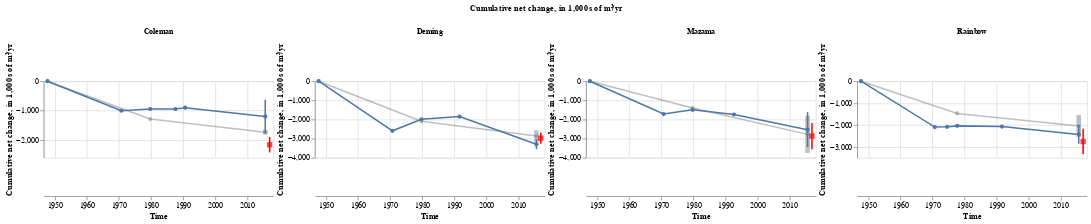

Notebook code cell kept with this figure:
### Code cell
cum_plot = alt.Chart().mark_line(point=True).encode(
    alt.X('end_time:T', title='Time'),
    alt.Y('cumulative volume:Q')
).transform_filter(
    (alt.datum.bounding == False) & (alt.datum.larger_area == False)
)

error_bars = alt.Chart().mark_bar(
    width=2
).encode(
    alt.X("end_time:T"),
    alt.Y("Lower CI", title=""),
    alt.Y2("Upper CI")
).transform_filter(
    (alt.datum.bounding == False) & (alt.datum.larger_area == False)
)

largerarea_cum_plot = alt.Chart().mark_line(
    point=alt.OverlayMarkDef(color="grey", opacity=0.5),
    color='grey',
    opacity=0.5
).encode(
    alt.X('end_time:T', title='Time'),
    alt.Y('cumulative volume:Q')
).transform_filter(
    (alt.datum.bounding == False) & (alt.datum.larger_area == True)
)

largerarea_error_bars = alt.Chart().mark_bar(
    width=6,
    color='grey',
    opacity=0.5
).encode(
    alt.X("end_time:T"),
    alt.Y("Lower CI", title="Cumulative net change, in 1,000s of m³/yr"),
    alt.Y2("Upper CI")
).transform_filter(
    (alt.datum.bounding == False) & (alt.datum.larger_area == True)
)

bounding_point = alt.Chart().mark_square(shape='triangle', color='red', size=50).encode(
    alt.X("end_time:T"),
    alt.Y("volume:Q"),
).transform_filter(
    (alt.datum.bounding == True) & (alt.datum.larger_area == False)
)

bounding_point_error_bars = alt.Chart().mark_bar(
    color="red",
    width=2
).encode(
    alt.X("end_time:T", title=""),
    alt.Y("Lower CI"),
    alt.Y2("Upper CI")
).transform_filter(
    (alt.datum.bounding == True) & (alt.datum.larger_area == False)
)

y_chart = alt.layer(
    largerarea_cum_plot,
    largerarea_error_bars,
    bounding_point,
    bounding_point_error_bars,
    cum_plot,
    error_bars,
    data=cum_and_bounding_cum_w_largerarea_df.drop(columns='index')
).properties(
    width=300, height=100
).facet(
    column=alt.Column(
        'valley:N', 
        header=alt.Header(
            labelOrient='top',
            labelFontWeight="bold",
            # labelPadding=-10
        ),
        title="Cumulative net change, in 1,000s of m³/yr",  
        
    ),
    spacing=1
).resolve_scale(
    y='independent'
)

y_chart

### Figure 1 — Vega-Lite specification as saved in the notebook (floating-point values rounded to 4 significant figures)
{"config": {"view": {"continuousWidth": 400, "continuousHeight": 300}}, "data": {"name": "data-8c6671533a30ed41e30dd6baa8198efa"}, "facet": {"column": {"field": "valley", "header": {"labelFontWeight": "bold", "labelOrient": "top"}, "title": "Cumulative net change, in 1,000s of m³/yr", "type": "nominal"}}, "spec": {"layer": [{"mark": {"type": "line", "color": "grey", "opacity": 0.5, "point": {"color": "grey", "opacity": 0.5}}, "encoding": {"x": {"field": "end_time", "title": "Time", "type": "temporal"}, "y": {"field": "cumulative volume", "type": "quantitative"}}, "transform": [{"filter": "((datum.bounding === false) && (datum.larger_area === true))"}]}, {"mark": {"type": "bar", "color": "grey", "opacity": 0.5, "width": 6}, "encoding": {"x": {"field": "end_time", "type": "temporal"}, "y": {"field": "Lower CI", "title": "Cumulative net change, in 1,000s of m³/yr", "type": "quantitative"}, "y2": {"field": "Upper CI"}}, "transform": [{"filter": "((datum.bounding === false) && (datum.larger_area === true))"}]}, {"mark": {"type": "square", "color": "red", "shape": "triangle", "size": 50}, "encoding": {"x": {"field": "end_time", "type": "temporal"}, "y": {"field": "volume", "type": "quantitative"}}, "transform": [{"filter": "((datum.bounding === true) && (datum.larger_area === false))"}]}, {"mark": {"type": "bar", "color": "red", "width": 2}, "encoding": {"x": {"field": "end_time", "title": "", "type": "temporal"}, "y": {"field": "Lower CI", "type": "quantitative"}, "y2": {"field": "Upper CI"}}, "transform": [{"filter": "((datum.bounding === true) && (datum.larger_area === false))"}]}, {"mark": {"type": "line", "point": true}, "encoding": {"x": {"field": "end_time", "title": "Time", "type": "temporal"}, "y": {"field": "cumulative volume", "type": "quantitative"}}, "transform": [{"filter": "((datum.bounding === false) && (datum.larger_area === false))"}]}, {"mark": {"type": "bar", "width": 2}, "encoding": {"x": {"field": "end_time", "type": "temporal"}, "y": {"field": "Lower CI", "title": "", "type": "quantitative"}, "y2": {"field": "Upper CI"}}, "transform": [{"filter": "((datum.bounding === false) && (datum.larger_area === false))"}]}], "height": 100, "width": 300}, "resolve": {"scale": {"y": "independent"}}, "spacing": 1, "$schema": "https://vega.github.io/schema/vega-lite/v4.17.0.json", "datasets": {"data-8c6671533a30ed41e30dd6baa8198efa": [{"dh": -3.932, "area": 548800.0, "volume": -2157.0, "n_pixels": 137200.0, "volumetric_uncertainty": 260900.0, "start_time": "1947-09-14T00:00:00", "end_time": "2017-01-13T00:00:00", "time_difference_years": 68.0, "Annual Mass Wasted": -31730.0, "Upper CI": -1896.0, "Lower CI": -2418.0, "Average Date": "1981-09-07T00:00:00", "cumulative volume": -2157.0, "valley": "Coleman", "bounding": true, "larger_area": false}, {"dh": null, "area": null, "volume": null, "n_pixels": null, "volumetric_uncertainty": 0.0, "start_time": "", "end_time": "1949-01-26T00:00:00", "time_difference_years": null, "Annual Mass Wasted": null, "Upper CI": null, "Lower CI": null, "Average Date": "", "cumulative volume": 0.0, "valley": "Coleman", "bounding": true, "larger_area": false}, {"dh": -6.994, "area": 425400.0, "volume": -2976.0, "n_pixels": 106400.0, "volumetric_uncertainty": 296300.0, "start_time": "1947-09-14T00:00:00", "end_time": "2017-01-13T00:00:00", "time_difference_years": 68.0, "Annual Mass Wasted": -43760.0, "Upper CI": -2679.0, "Lower CI": -3272.0, "Average Date": "1981-09-07T00:00:00", "cumulative volume": -2976.0, "valley": "Deming", "bounding": true, "larger_area": false}, {"dh": null, "area": null, "volume": null, "n_pixels": null, "volumetric_uncertainty": 0.0, "start_time": "", "end_time": "1949-01-26T00:00:00", "time_difference_years": null, "Annual Mass Wasted": null, "Upper CI": null, "Lower CI": null, "Average Date": "", "cumulative volume": 0.0, "valley": "Deming", "bounding": true, "larger_area": false}, {"dh": -3.571, "area": 801700.0, "volume": -2863.0, "n_pixels": 200400.0, "volumetric_uncertainty": 685500.0, "start_time": "1947-09-14T00:00:00", "end_time": "2017-01-13T00:00:00", "time_difference_years": 68.0, "Annual Mass Wasted": -42100.0, "Upper CI": -2177.0, "Lower CI": -3548.0, "Average Date": "1981-09-07T00:00:00", "cumulative volume": -2863.0, "valley": "Mazama", "bounding": true, "larger_area": false}, {"dh": null, "area": null, "volume": null, "n_pixels": null, "volumetric_uncertainty": 0.0, "start_time": "", "end_time": "1949-01-26T00:00:00", "time_difference_years": null, "Annual Mass Wasted": null, "Upper CI": null, "Lower CI": null, "Average Date": "", "cumulative volume": 0.0, "valley": "Mazama", "bounding": true, "larger_area": false}, {"dh": -3.726, "area": 739900.0, "volume": -2757.0, "n_pixels": 185000.0, "volumetric_uncertainty": 580400.0, "start_time": "1947-09-14T00:00:00", "end_time": "2017-01-13T00:00:00", "time_difference_years": 68.0, "Annual Mass Wasted": -40540.0, "Upper CI": -2177.0, "Lower CI": -3337.0, "Average Date": "1981-09-07T00:00:00", "cumulative volume": -2757.0, "valley": "Rainbow", "bounding": true, "larger_area": false}, {"dh": null, "area": null, "volume": null, "n_pixels": null, "volumetric_uncertainty": 0.0, "start_time": "", "end_time": "1949-01-26T00:00:00", "time_difference_years": null, "Annual Mass Wasted": null, "Upper CI": null, "Lower CI": null, "Average Date": "", "cumulative volume": 0.0, "valley": "Rainbow", "bounding": true, "larger_area": false}, {"dh": -3.563, "area": 281400.0, "volume": -1003.0, "n_pixels": 70350.0, "volumetric_uncertainty": 290200.0, "start_time": "1947-09-14T00:00:00", "end_time": "1970-09-29T00:00:00", "time_difference_years": 23.0, "Annual Mass Wasted": -43590.0, "Upper CI": 0.0, "Lower CI": 0.0, "Average Date": "1959-03-23T00:00:00", "cumulative volume": -1003.0, "valley": "Coleman", "bounding": false, "larger_area": false}, {"dh": 0.2621, "area": 221900.0, "volume": 58.15, "n_pixels": 55460.0, "volumetric_uncertainty": 147700.0, "start_time": "1970-09-29T00:00:00", "end_time": "1979-10-06T00:00:00", "time_difference_years": 9.0, "Annual Mass Wasted": 6462.0, "Upper CI": 0.0, "Lower CI": 0.0, "Average Date": "1975-04-03T00:00:00", "cumulative volume": -944.4, "valley": "Coleman", "bounding": false, "larger_area": false}, {"dh": -0.0006244, "area": 214200.0, "volume": -0.1338, "n_pixels": 53550.0, "volumetric_uncertainty": 221300.0, "start_time": "1979-10-06T00:00:00", "end_time": "1987-08-21T00:00:00", "time_difference_years": 8.0, "Annual Mass Wasted": -16.72, "Upper CI": 0.0, "Lower CI": 0.0, "Average Date": "1983-09-13T00:00:00", "cumulative volume": -944.5, "valley": "Coleman", "bounding": false, "larger_area": false}, {"dh": 0.1689, "area": 268300.0, "volume": 45.31, "n_pixels": 67080.0, "volumetric_uncertainty": 401500.0, "start_time": "1987-08-21T00:00:00", "end_time": "1990-09-05T00:00:00", "time_difference_years": 3.0, "Annual Mass Wasted": 15100.0, "Upper CI": 0.0, "Lower CI": 0.0, "Average Date": "1989-02-27T00:00:00", "cumulative volume": -899.2, "valley": "Coleman", "bounding": false, "larger_area": false}, {"dh": -0.9082, "area": 327800.0, "volume": -297.7, "n_pixels": 81940.0, "volumetric_uncertainty": 76530.0, "start_time": "1990-09-05T00:00:00", "end_time": "2015-09-01T00:00:00", "time_difference_years": 25.0, "Annual Mass Wasted": -11910.0, "Upper CI": -629.4, "Lower CI": -1764.0, "Average Date": "2003-03-05T00:00:00", "cumulative volume": -1197.0, "valley": "Coleman", "bounding": false, "larger_area": false}, {"dh": null, "area": null, "volume": null, "n_pixels": null, "volumetric_uncertainty": 0.0, "start_time": "", "end_time": "1947-09-14T00:00:00", "time_difference_years": null, "Annual Mass Wasted": null, "Upper CI": null, "Lower CI": null, "Average Date": "", "cumulative volume": 0.0, "valley": "Coleman", "bounding": false, "larger_area": false}, {"dh": -6.778, "area": 382100.0, "volume": -2590.0, "n_pixels": 95510.0, "volumetric_uncertainty": 171000.0, "start_time": "1947-09-14T00:00:00", "end_time": "1970-09-29T00:00:00", "time_difference_years": 23.0, "Annual Mass Wasted": -112600.0, "Upper CI": 0.0, "Lower CI": 0.0, "Average Date": "1959-03-23T00:00:00", "cumulative volume": -2590.0, "valley": "Deming", "bounding": false, "larger_area": false}, {"dh": 1.734, "area": 346600.0, "volume": 601.0, "n_pixels": 86650.0, "volumetric_uncertainty": 188300.0, "start_time": "1970-09-29T00:00:00", "end_time": "1979-10-06T00:00:00", "time_difference_years": 9.0, "Annual Mass Wasted": 66780.0, "Upper CI": 0.0, "Lower CI": 0.0, "Average Date": "1975-04-03T00:00:00", "cumulative volume": -1989.0, "valley": "Deming", "bounding": false, "larger_area": false}, {"dh": 0.395, "area": 352900.0, "volume": 139.4, "n_pixels": 88220.0, "volumetric_uncertainty": 14030.0, "start_time": "1979-10-06T00:00:00", "end_time": "1991-09-09T00:00:00", "time_difference_years": 12.0, "Annual Mass Wasted": 11620.0, "Upper CI": 0.0, "Lower CI": 0.0, "Average Date": "1985-09-22T00:00:00", "cumulative volume": -1849.0, "valley": "Deming", "bounding": false, "larger_area": false}, {"dh": -3.33, "area": 432800.0, "volume": -1441.0, "n_pixels": 108200.0, "volumetric_uncertainty": 78510.0, "start_time": "1991-09-09T00:00:00", "end_time": "2015-09-01T00:00:00", "time_difference_years": 24.0, "Annual Mass Wasted": -60040.0, "Upper CI": -3023.0, "Lower CI": -3557.0, "Average Date": "2003-09-05T00:00:00", "cumulative volume": -3290.0, "valley": "Deming", "bounding": false, "larger_area": false}, {"dh": null, "area": null, "volume": null, "n_pixels": null, "volumetric_uncertainty": 0.0, "start_time": "", "end_time": "1947-09-14T00:00:00", "time_difference_years": null, "Annual Mass Wasted": null, "Upper CI": null, "Lower CI": null, "Average Date": "", "cumulative volume": 0.0, "valley": "Deming", "bounding": false, "larger_area": false}, {"dh": -2.227, "area": 769800.0, "volume": -1715.0, "n_pixels": 192400.0, "volumetric_uncertainty": 864100.0, "start_time": "1947-09-14T00:00:00", "end_time": "1970-09-29T00:00:00", "time_difference_years": 23.0, "Annual Mass Wasted": -74550.0, "Upper CI": 0.0, "Lower CI": 0.0, "Average Date": "1959-03-23T00:00:00", "cumulative volume": -1715.0, "valley": "Mazama", "bounding": false, "larger_area": false}, {"dh": 0.2789, "area": 784600.0, "volume": 218.8, "n_pixels": 196200.0, "volumetric_uncertainty": 72920.0, "start_time": "1970-09-29T00:00:00", "end_time": "1979-10-06T00:00:00", "time_difference_years": 9.0, "Annual Mass Wasted": 24310.0, "Upper CI": 0.0, "Lower CI": 0.0, "Average Date": "1975-04-03T00:00:00", "cumulative volume": -1496.0, "valley": "Mazama", "bounding": false, "larger_area": false}, {"dh": -0.3088, "area": 789000.0, "volume": -243.7, "n_pixels": 197300.0, "volumetric_uncertainty": 253400.0, "start_time": "1979-10-06T00:00:00", "end_time": "1992-09-18T00:00:00", "time_difference_years": 13.0, "Annual Mass Wasted": -18740.0, "Upper CI": 0.0, "Lower CI": 0.0, "Average Date": "1986-03-29T00:00:00", "cumulative volume": -1739.0, "valley": "Mazama", "bounding": false, "larger_area": false}, {"dh": -0.9719, "area": 812400.0, "volume": -789.6, "n_pixels": 203100.0, "volumetric_uncertainty": 144600.0, "start_time": "1992-09-18T00:00:00", "end_time": "2015-09-01T00:00:00", "time_difference_years": 23.0, "Annual Mass Wasted": -34330.0, "Upper CI": -1614.0, "Lower CI": -3444.0, "Average Date": "2004-03-11T00:00:00", "cumulative volume": -2529.0, "valley": "Mazama", "bounding": false, "larger_area": false}, {"dh": null, "area": null, "volume": null, "n_pixels": null, "volumetric_uncertainty": 0.0, "start_time": "", "end_time": "1947-09-14T00:00:00", "time_difference_years": null, "Annual Mass Wasted": null, "Upper CI": null, "Lower CI": null, "Average Date": "", "cumulative volume": 0.0, "valley": "Mazama", "bounding": false, "larger_area": false}, {"dh": -3.115, "area": 672900.0, "volume": -2096.0, "n_pixels": 168200.0, "volumetric_uncertainty": 383000.0, "start_time": "1947-09-14T00:00:00", "end_time": "1970-09-29T00:00:00", "time_difference_years": 23.0, "Annual Mass Wasted": -91120.0, "Upper CI": 0.0, "Lower CI": 0.0, "Average Date": "1959-03-23T00:00:00", "cumulative volume": -2096.0, "valley": "Rainbow", "bounding": false, "larger_area": false}, {"dh": 0.0207, "area": 523000.0, "volume": 10.83, "n_pixels": 130800.0, "volumetric_uncertainty": 170200.0, "start_time": "1970-09-29T00:00:00", "end_time": "1974-08-10T00:00:00", "time_difference_years": 4.0, "Annual Mass Wasted": 2706.0, "Upper CI": 0.0, "Lower CI": 0.0, "Average Date": "1972-09-04T00:00:00", "cumulative volume": -2085.0, "valley": "Rainbow", "bounding": false, "larger_area": false}, {"dh": 0.08732, "area": 502100.0, "volume": 43.84, "n_pixels": 125500.0, "volumetric_uncertainty": 53860.0, "start_time": "1974-08-10T00:00:00", "end_time": "1977-09-27T00:00:00", "time_difference_years": 3.0, "Annual Mass Wasted": 14610.0, "Upper CI": 0.0, "Lower CI": 0.0, "Average Date": "1976-03-04T00:00:00", "cumulative volume": -2041.0, "valley": "Rainbow", "bounding": false, "larger_area": false}, {"dh": -0.05474, "area": 568900.0, "volume": -31.14, "n_pixels": 142200.0, "volumetric_uncertainty": 35900.0, "start_time": "1977-09-27T00:00:00", "end_time": "1991-09-09T00:00:00", "time_difference_years": 14.0, "Annual Mass Wasted": -2225.0, "Upper CI": 0.0, "Lower CI": 0.0, "Average Date": "1984-09-18T00:00:00", "cumulative volume": -2072.0, "valley": "Rainbow", "bounding": false, "larger_area": false}, {"dh": -0.559, "area": 645600.0, "volume": -360.9, "n_pixels": 161400.0, "volumetric_uncertainty": 42970.0, "start_time": "1991-09-09T00:00:00", "end_time": "2015-09-01T00:00:00", "time_difference_years": 24.0, "Annual Mass Wasted": -15040.0, "Upper CI": -2007.0, "Lower CI": -2859.0, "Average Date": "2003-09-05T00:00:00", "cumulative volume": -2433.0, "valley": "Rainbow", "bounding": false, "larger_area": false}, {"dh": null, "area": null, "volume": null, "n_pixels": null, "volumetric_uncertainty": 0.0, "start_time": "", "end_time": "1947-09-14T00:00:00", "time_difference_years": null, "Annual Mass Wasted": null, "Upper CI": null, "Lower CI": null, "Average Date": "", "cumulative volume": 0.0, "valley": "Rainbow", "bounding": false, "larger_area": false}, {"dh": -4.981, "area": 420600.0, "volume": -2095.0, "n_pixels": 105100.0, "volumetric_uncertainty": 290400.0, "start_time": "1947-09-14T00:00:00", "end_time": "1979-10-06T00:00:00", "time_difference_years": 32.0, "Annual Mass Wasted": -65460.0, "Upper CI": 0.0, "Lower CI": 0.0, "Average Date": "1963-09-25T00:00:00", "cumulative volume": -2095.0, "valley": "Deming", "bounding": false, "larger_area": true}, {"dh": -1.829, "area": 421600.0, "volume": -771.2, "n_pixels": 105400.0, "volumetric_uncertainty": 75240.0, "start_time": "1979-10-06T00:00:00", "end_time": "2015-09-01T00:00:00", "time_difference_years": 36.0, "Annual Mass Wasted": -21420.0, "Upper CI": -2566.0, "Lower CI": -3166.0, "Average Date": "1997-09-18T00:00:00", "cumulative volume": -2866.0, "valley": "Deming", "bounding": false, "larger_area": true}, {"dh": null, "area": null, "volume": null, "n_pixels": null, "volumetric_uncertainty": 0.0, "start_time": "", "end_time": "1947-09-14T00:00:00", "time_difference_years": null, "Annual Mass Wasted": null, "Upper CI": null, "Lower CI": null, "Average Date": "", "cumulative volume": 0.0, "valley": "Deming", "bounding": false, "larger_area": true}, {"dh": -4.677, "area": 274900.0, "volume": -1286.0, "n_pixels": 68720.0, "volumetric_uncertainty": 35810.0, "start_time": "1947-09-14T00:00:00", "end_time": "1979-10-06T00:00:00", "time_difference_years": 32.0, "Annual Mass Wasted": -40170.0, "Upper CI": 0.0, "Lower CI": 0.0, "Average Date": "1963-09-25T00:00:00", "cumulative volume": -1286.0, "valley": "Coleman", "bounding": false, "larger_area": true}, {"dh": -1.618, "area": 277000.0, "volume": -448.1, "n_pixels": 69260.0, "volumetric_uncertainty": 71040.0, "start_time": "1979-10-06T00:00:00", "end_time": "2015-09-01T00:00:00", "time_difference_years": 36.0, "Annual Mass Wasted": -12450.0, "Upper CI": -1654.0, "Lower CI": -1813.0, "Average Date": "1997-09-18T00:00:00", "cumulative volume": -1734.0, "valley": "Coleman", "bounding": false, "larger_area": true}, {"dh": null, "area": null, "volume": null, "n_pixels": null, "volumetric_uncertainty": 0.0, "start_time": "", "end_time": "1947-09-14T00:00:00", "time_difference_years": null, "Annual Mass Wasted": null, "Upper CI": null, "Lower CI": null, "Average Date": "", "cumulative volume": 0.0, "valley": "Coleman", "bounding": false, "larger_area": true}, {"dh": -1.593, "area": 879200.0, "volume": -1401.0, "n_pixels": 219800.0, "volumetric_uncertainty": 949300.0, "start_time": "1947-09-14T00:00:00", "end_time": "1979-10-06T00:00:00", "time_difference_years": 32.0, "Annual Mass Wasted": -43770.0, "Upper CI": 0.0, "Lower CI": 0.0, "Average Date": "1963-09-25T00:00:00", "cumulative volume": -1401.0, "valley": "Mazama", "bounding": false, "larger_area": true}, {"dh": -1.469, "area": 936900.0, "volume": -1376.0, "n_pixels": 234200.0, "volumetric_uncertainty": 192600.0, "start_time": "1979-10-06T00:00:00", "end_time": "2015-09-01T00:00:00", "time_difference_years": 36.0, "Annual Mass Wasted": -38230.0, "Upper CI": -1808.0, "Lower CI": -3746.0, "Average Date": "1997-09-18T00:00:00", "cumulative volume": -2777.0, "valley": "Mazama", "bounding": false, "larger_area": true}, {"dh": null, "area": null, "volume": null, "n_pixels": null, "volumetric_uncertainty": 0.0, "start_time": "", "end_time": "1947-09-14T00:00:00", "time_difference_years": null, "Annual Mass Wasted": null, "Upper CI": null, "Lower CI": null, "Average Date": "", "cumulative volume": 0.0, "valley": "Mazama", "bounding": false, "larger_area": true}, {"dh": -2.196, "area": 669800.0, "volume": -1471.0, "n_pixels": 167500.0, "volumetric_uncertainty": 504400.0, "start_time": "1947-09-14T00:00:00", "end_time": "1977-09-27T00:00:00", "time_difference_years": 30.0, "Annual Mass Wasted": -49030.0, "Upper CI": 0.0, "Lower CI": 0.0, "Average Date": "1962-09-21T00:00:00", "cumulative volume": -1471.0, "valley": "Rainbow", "bounding": false, "larger_area": true}, {"dh": -0.8665, "area": 669800.0, "volume": -580.4, "n_pixels": 167500.0, "volumetric_uncertainty": 6134.0, "start_time": "1977-09-27T00:00:00", "end_time": "2015-09-01T00:00:00", "time_difference_years": 38.0, "Annual Mass Wasted": -15270.0, "Upper CI": -1547.0, "Lower CI": -2556.0, "Average Date": "1996-09-14T00:00:00", "cumulative volume": -2051.0, "valley": "Rainbow", "bounding": false, "larger_area": true}, {"dh": null, "area": null, "volume": null, "n_pixels": null, "volumetric_uncertainty": 0.0, "start_time": "", "end_time": "1947-09-14T00:00:00", "time_difference_years": null, "Annual Mass Wasted": null, "Upper CI": null, "Lower CI": null, "Average Date": "", "cumulative volume": 0.0, "valley": "Rainbow", "bounding": false, "larger_area": true}]}}
